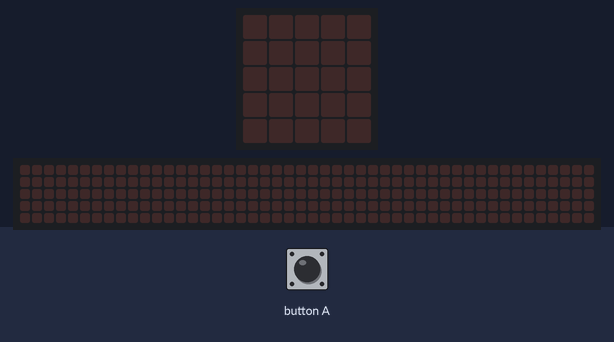
This program was run on a simulated BBC micro:bit (MakeCode). Shown: the board's 5×5 LED display, a strip that is not on the board, showing the scrolling text unrolled. The inputs (shaded band) are chosen by the test bench. Random numbers come from a fixed seed; the 48×5 strip is a reading aid, not a part: it shows the text the display is scrolling, unrolled, one strip-width of it at a time.

Above: at 1.2 s.
1.3 s: button A pressed for 0.15 s
At 6.62 s:
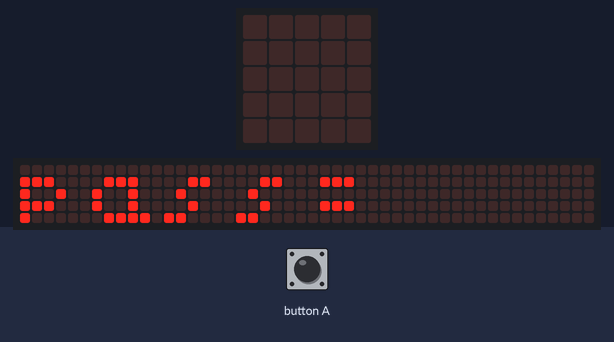
At 7.4 s:
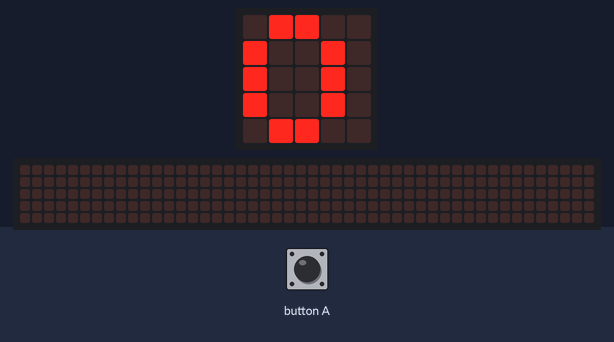

The program:

main.ts
```typescript
let contraseña = 0
let letra = 0
let simbolo = 0
input.onButtonPressed(Button.A, function () {
    for (let index = 0; index < 8; index++) {
        basic.showString("pass=")
        contraseña = randint(1, 3)
        if (contraseña == 1) {
            basic.showNumber(0)
        } else if (contraseña == 2) {
            letra = randint(1, 4)
            if (letra == 1) {
                basic.showString("a")
            } else if (letra == 2) {
                basic.showString("b")
            } else if (letra == 3) {
                basic.showString("c")
            } else if (letra == 4) {
                basic.showString("d")
            }
        } else if (contraseña == 3) {
            simbolo = randint(1, 4)
            if (simbolo == 1) {
                basic.showString(".")
            } else if (simbolo == 2) {
                basic.showString("?")
            } else if (simbolo == 3) {
                basic.showString("&")
            } else if (simbolo == 4) {
                basic.showString("$")
            }
        }
    }
})
```

test.ts
```typescript
// aquí va el archivo "tests"; esto no se compilará cuando este paquete se utilice como una extensión.
```

Measured:
- after the input at 1.3 s, the display: changes after 0.15 s (image 1)
- what the display in image 1 shows lasts 0.5 s, from 6.4 s to 6.9 s
- what the display in image 2 shows lasts 0.7 s, from 6.9 s to 7.6 s
